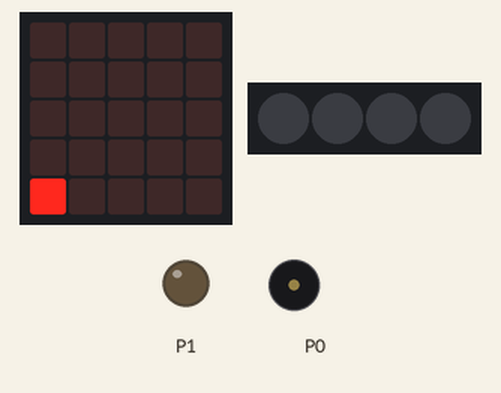
This program was run on a simulated BBC micro:bit (MakeCode). On the bench: the board's 5×5 LED display, 4 RGB LEDs in strip order, left to right, output pins drawn as LEDs (lit = HIGH), buzzer (waves = sounding). Pins used as bus, display or sensor lines are not drawn.

Above: at 0.1 s.
At 0.5 s:
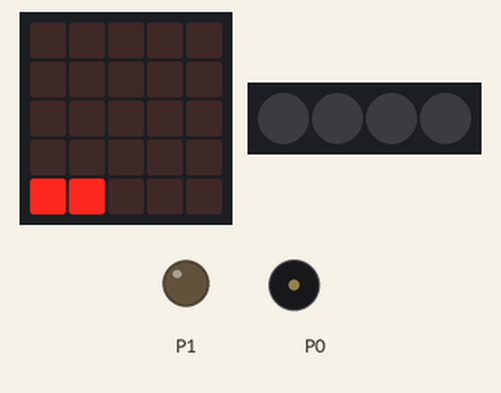
At 0.9 s:
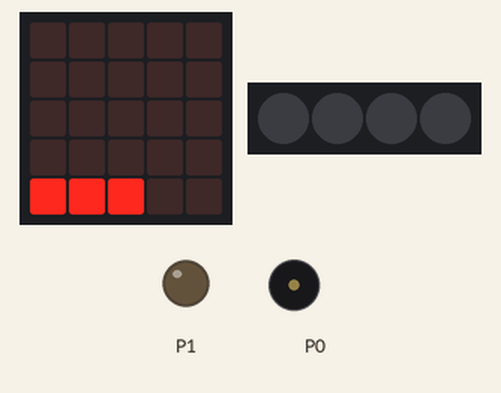
At 2.1 s:
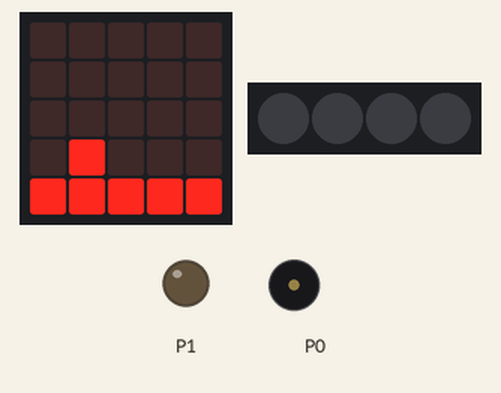
At 2.9 s:
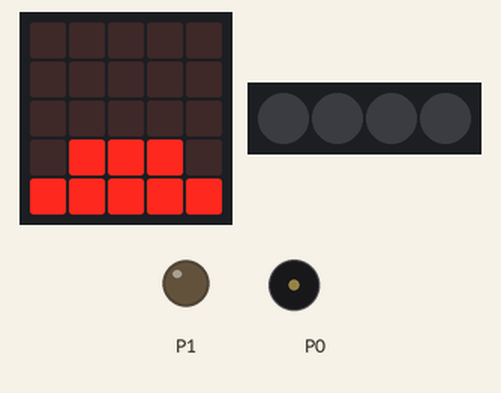
At 4.5 s:
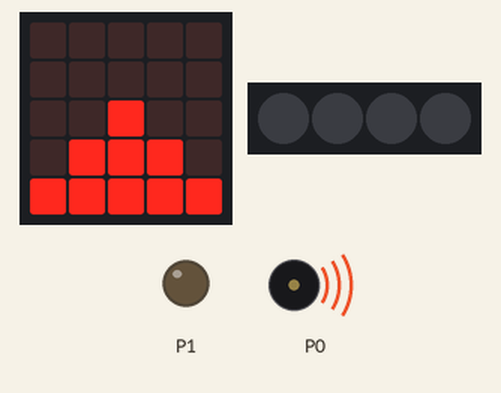
Timing chart, 0 to 40.0 s (numbered marks = the images above):
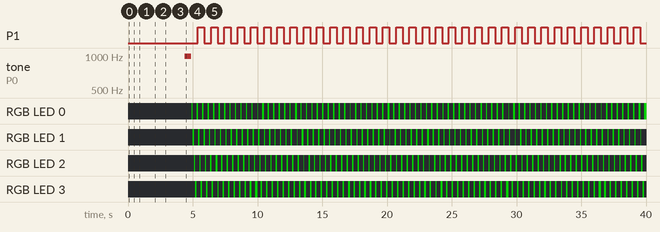

The program:

main.ts
```typescript
basic.showLeds(`
    . . . . .
    . . . . .
    . . . . .
    . . . . .
    # . . . .
    `)
basic.showLeds(`
    . . . . .
    . . . . .
    . . . . .
    . . . . .
    # # . . .
    `)
basic.showLeds(`
    . . . . .
    . . . . .
    . . . . .
    . . . . .
    # # # . .
    `)
basic.showLeds(`
    . . . . .
    . . . . .
    . . . . .
    . . . . .
    # # # # .
    `)
basic.showLeds(`
    . . . . .
    . . . . .
    . . . . .
    . . . . .
    # # # # #
    `)
basic.showLeds(`
    . . . . .
    . . . . .
    . . . . .
    . # . . .
    # # # # #
    `)
basic.showLeds(`
    . . . . .
    . . . . .
    . . . . .
    . # # . .
    # # # # #
    `)
basic.showLeds(`
    . . . . .
    . . . . .
    . . . . .
    . # # # .
    # # # # #
    `)
basic.showLeds(`
    . . . . .
    . . . . .
    . . # . .
    . # # # .
    # # # # #
    `)
basic.showLeds(`
    . . . . .
    . . . . .
    . . . . .
    . . . . .
    . . . . .
    `)
basic.showLeds(`
    . . . . .
    . . . . .
    . . # . .
    . # # # .
    # # # # #
    `)
music.play(music.tonePlayable(999, music.beat(BeatFraction.Whole)), music.PlaybackMode.UntilDone)
basic.clearScreen()
let neopixels = neopixel.create(DigitalPin.P2, 4, NeoPixelMode.RGB)
basic.forever(function () {
    pins.digitalWritePin(DigitalPin.P0, 1)
    basic.pause(500)
    pins.digitalWritePin(DigitalPin.P0, 0)
    basic.pause(500)
})
basic.forever(function () {
    basic.pause(500)
    pins.digitalWritePin(DigitalPin.P1, 1)
    basic.pause(500)
    pins.digitalWritePin(DigitalPin.P1, 0)
})
basic.forever(function () {
    for (let index = 0; index <= 3; index++) {
        neopixels.setPixelColor(index, neopixel.colors(NeoPixelColors.Green))
        neopixels.show()
        basic.pause(100)
        neopixels.clear()
    }
})
```

test.ts
```typescript
// tests gaan hier; deze zal niet worden gecompileerd wanneer dit pakket wordt gebruikt als extensie.
```

Measured:
- by itself, P1: alternates HIGH for 0.50 s and LOW for 0.52 s
- by itself, RGB LED 0: off → RGB(0, 127, 0) at 4.9 s, → off 0.10 s later, → RGB(0, 127, 0) 0.32 s later, → off 0.10 s later, … (167 changes in this stretch)
- by itself, RGB LED 1: off → RGB(0, 127, 0) at 5.0 s, → off 0.10 s later, → RGB(0, 127, 0) 0.32 s later, → off 0.10 s later, … (166 changes in this stretch)
- what the display in image 1 shows lasts 0.4 s, from 0.4 s to 0.8 s
